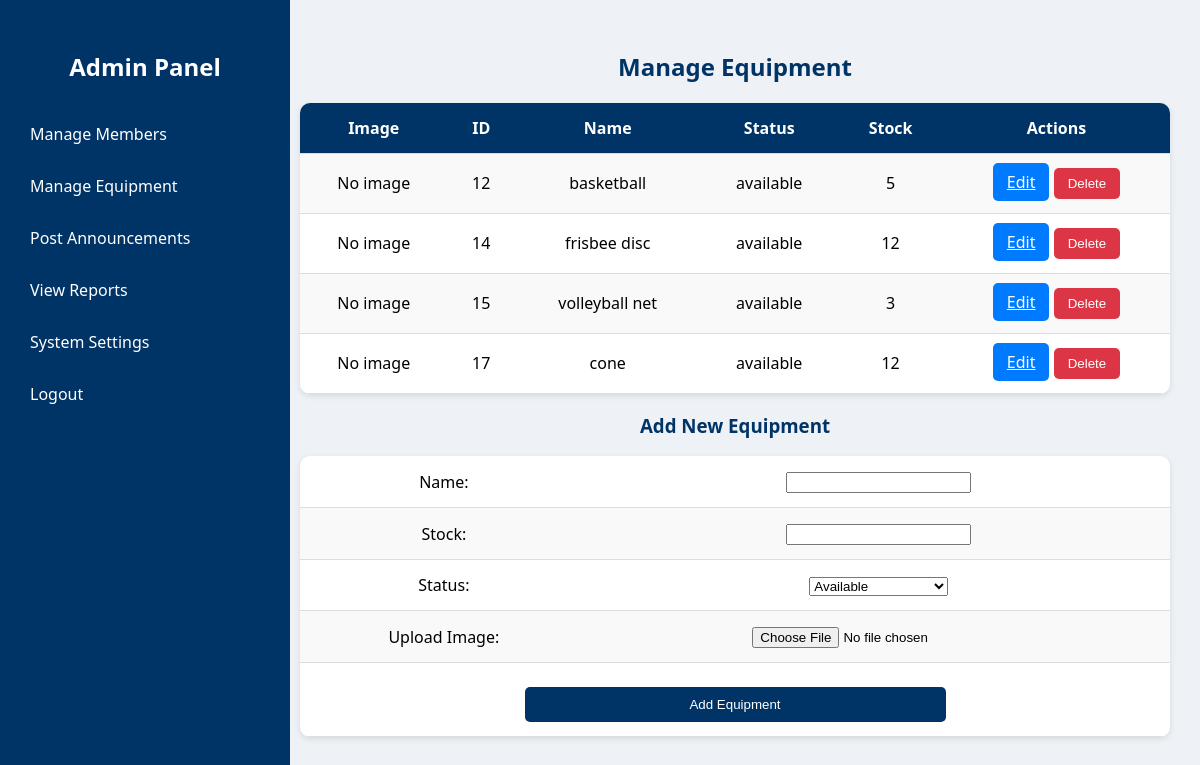
The page /manage_equipment.php (signed in) on the database as committed earlier.
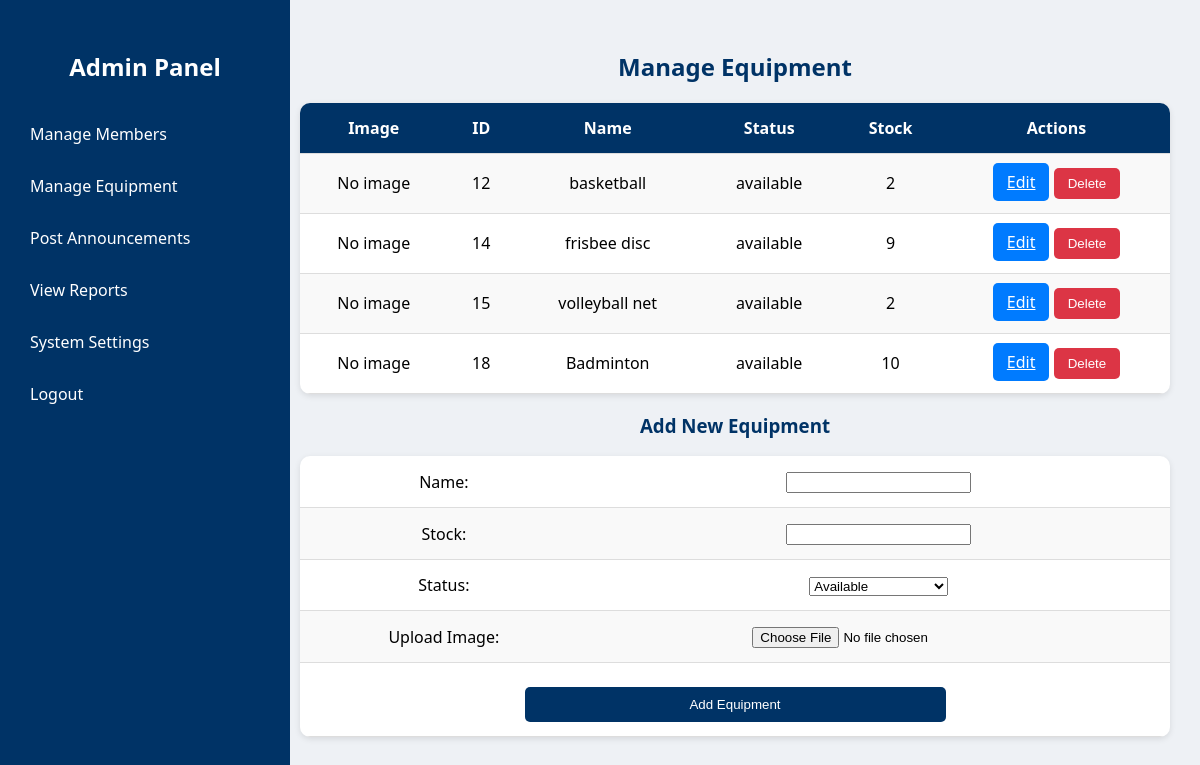
The same page on the database as committed later.
### tables this page shows
CREATE TABLE `equipment` (
  `equipment_id` int(11) NOT NULL,
  `name` varchar(100) NOT NULL,
  `quantity` int(11) NOT NULL,
  `status` enum('available','borrowed','maintenance') DEFAULT 'available',
  `stock` int(11) NOT NULL DEFAULT 0
);

### manage_equipment.php (the view, shortened to what this page needs)
<?php
include 'db_connect.php';
$equipment_result = $conn->query("SELECT equipment_id, name, status, stock, image_path FROM equipment");
?>
<!DOCTYPE html>
<html lang="en">
<head>
</head>
<body>
<div class="sidebar" id="sidebar">
    <h2><a href="admin_panel.php" style="color:white;">Admin Panel</a></h2>
    <a href="manage_members.php">Manage Members</a>
    <a href="manage_equipment.php">Manage Equipment</a>
    <a href="post_announcements.php">Post Announcements</a>
    <a href="view_reports.php">View Reports</a>
    <a href="settings.php">System Settings</a>
    <a href="logout.php">Logout</a>
</div>
<div class="container">
    <h2>Manage Equipment</h2>
    <table>
        <tr>
            <th>Image</th>
            <th>ID</th>
            <th>Name</th>
            <th>Status</th>
            <th>Stock</th>
            <th>Actions</th>
        </tr>
        <?php while ($row = $equipment_result->fetch_assoc()) { ?>
            <tr>
                <td>
                    <?php if (!empty($row['image_path'])): ?>
                        <img src="<?php echo htmlspecialchars($row['image_path']); ?>" alt="Equipment Image">
                    <?php else: ?>
                        <span>No image</span>
                    <?php endif; ?>
                </td>
                <td><?php echo $row['equipment_id']; ?></td>
                <td><?php echo htmlspecialchars($row['name']); ?></td>
                <td><?php echo htmlspecialchars($row['status']); ?></td>
                <td><?php echo $row['stock']; ?></td>
                <td>
                    <a class="btn edit-btn" href="edit_equipment.php?id=<?php echo $row['equipment_id']; ?>">Edit</a>
                    <form method="POST" action="manage_equipment.php" class="delete-form" onsubmit="return confirm('Are you sure you want to delete this equipment?');">
                        <button class="btn delete-btn" type="submit">Delete</button>
                    </form>
                </td>
            </tr>
        <?php } ?>
    </table>
    <h3>Add New Equipment</h3>
    <div class="form-wrapper">
        <form method="POST" action="manage_equipment.php" enctype="multipart/form-data">
            <table>
                <tr><td>Name:</td><td><input type="text" name="name" required></td></tr>
                <tr><td>Stock:</td><td><input type="number" name="stock" min="1" required></td></tr>
                <tr>
                    <td>Status:</td>
                    <td>
                        <select name="status" required>
                            <option value="Available">Available</option>
                        </select>
                    </td>
                </tr>
                <tr>
                    <td>Upload Image:</td>
                    <td><input type="file" name="equipment_image" accept="image/*"></td>
                </tr>
                <tr>
                    <td colspan="2" style="text-align:center;">
                        <button type="submit" name="add_equipment" class="submit-btn">Add Equipment</button>
                    </td>
                </tr>
            </table>
        </form>
    </div>
</div>
</body>
</html>

Rows that differ between the two databases and show on the page:
removed equipment: shows "No image", equipment_id "17", name "cone", status "available", stock "12"
changed equipment "basketball": stock "5" → "2"
changed equipment "frisbee disc": stock "12" → "9"
changed equipment "volleyball net": stock "3" → "2"
added equipment: shows "No image", equipment_id "18", name "Badminton", status "available", stock "10"
